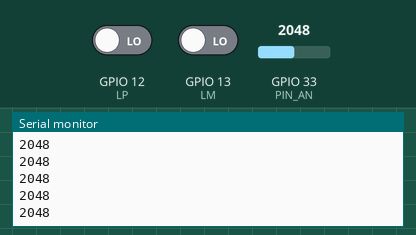
This sketch was run on a simulated ESP32. Parts: the last lines printed to the serial monitor. The test bench sets the inputs (shaded band); at power-on: GPIO 12 (LP) LOW, GPIO 33 (PIN_AN) = 2048, GPIO 13 (LM) LOW.

Above: at 1.2 s.
1.3 s: GPIO 12 (LP) driven HIGH
At 2.4 s:
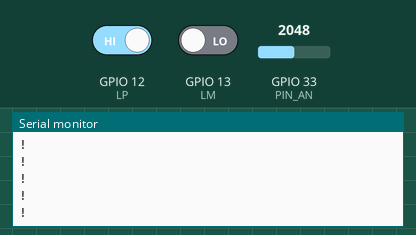
3.2 s: GPIO 12 (LP) driven LOW
At 4.3 s:
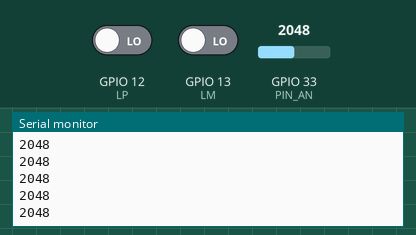
4.7 s: GPIO 33 (PIN_AN) set to 2866
At 5.2 s:
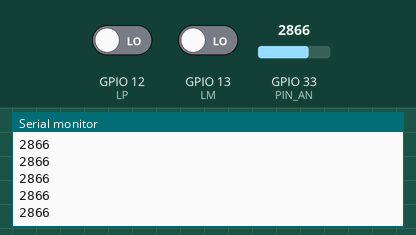
6.2 s: GPIO 33 (PIN_AN) set to 3603
At 7.3 s:
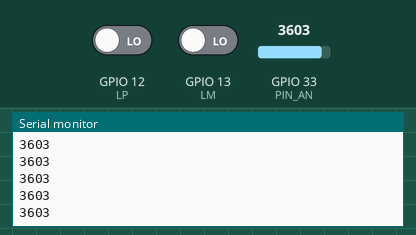
Timing chart, 0 to 8.7 s (numbered marks = the images above; inputs shaded):
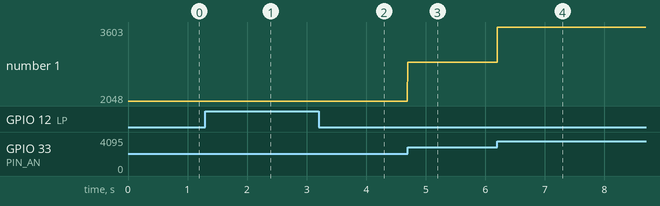

Measured:
- after the input at 1.3 s, the serial monitor: prints a new line at once (image 1)
- after the input at 4.7 s, the serial monitor: prints a new line at once (image 3)
- after the input at 6.2 s, the serial monitor: prints a new line at once (image 4)
- plotted number 1: 2048 → 2866 after the input at 4.7 s, 2866 → 3603 after the input at 6.2 s

The sketch:

ESP32_Heart_Rate.ino
```cpp
/*
#define AD8232_PIN 33 // Masukkan pin yang digunakan untuk koneksi AD8232
#define READ_INTERVAL 10 // Interval pembacaan sensor dalam milidetik (ms)

unsigned long previousMillis = 0; // Waktu terakhir sensor dibaca
float bpm = 0.0; // Variabel untuk menyimpan nilai detak jantung dalam bpm (beats per minute)

void setup() {
  Serial.begin(9600); // Inisialisasi Serial Monitor
}

void loop() {
  unsigned long currentMillis = millis(); // Waktu saat ini
  if (currentMillis - previousMillis >= READ_INTERVAL) {
    previousMillis = currentMillis; // Simpan waktu terakhir sensor dibaca

    int sensorValue = analogRead(AD8232_PIN); // Baca nilai analog dari AD8232

    // Konversi nilai analog ke detak jantung dalam bpm (beats per minute)
    bpm = map(sensorValue, 0, 1023, 50, 130);
  }

  // Tampilkan nilai detak jantung ke Serial Monitor
  //Serial.print("Detak Jantung (aan detak jantung ke Serial Monitor dengan 2 desimal
}
*/


#define LP 12
#define LM 13
#define PIN_AN 33


void setup() {
// initialize the serial communication:
Serial.begin(9600);
pinMode(LP, INPUT); // Setup for leads off detection LO +
pinMode(LM, INPUT); // Setup for leads off detection LO -

}

void loop() {

if((digitalRead(LP) == 1)||(digitalRead(LM) == 1)){
Serial.println('!');
}
else{
// send the value of analog input 0:
Serial.println(analogRead(PIN_AN));
}
//Wait for a bit to keep serial data from saturating
delay(1);

}
```
